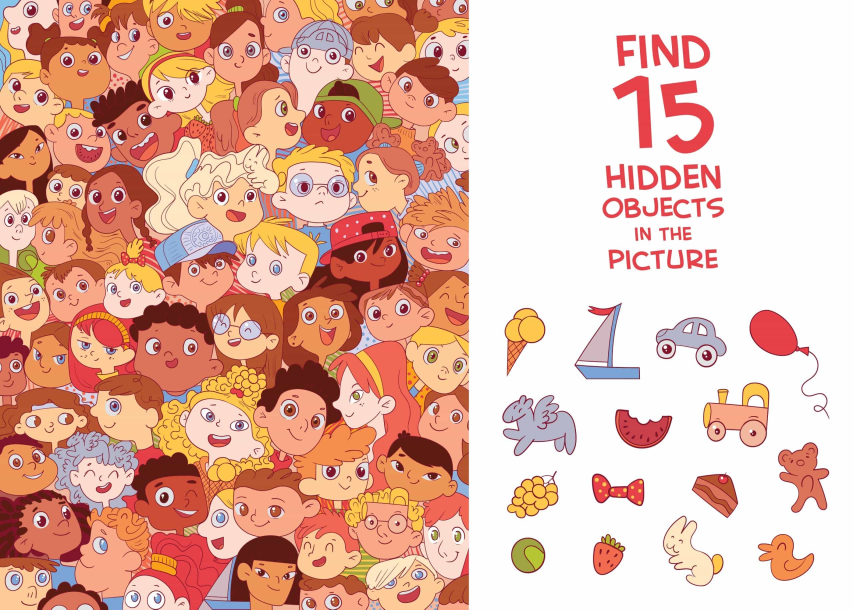
#> input picture finding.jpg, 2560 x 1829 px (shown at 1/3 size)
$ jupyter execute main.ipynb
#> lines starting #> are read from the running program, lines starting #| are printed output that depends on the picture; after the words box and inside, x2 and y2 are one past the last pixel; in counts of white or black regions, pixels touching at a corner belong together
[cell 1]
import cv2
import os
import matplotlib.pyplot as plt
import numpy as np

[cell 2]
img = cv2.imread("finding.jpg")
#> img is the input picture: shape (1829, 2560, 3); mean B, G, R 165.3, 181.6, 227.1
img = cv2.cvtColor(img, cv2.COLOR_BGR2RGB)
plt.imshow(img)

[cell 3]
height, width, _ = img.shape

split_ratio = 0.55 # Thử nghiệm các giá trị [0.45, 0.50, 0.55, 0.60]
split_point = int(width * split_ratio)

img_origin = img[:, :split_point]
template = img[:, split_point:]
plt.imshow(img_origin)

[cell 4]
plt.imshow(template)

[cell 5]
img_gray = cv2.cvtColor(img_origin, cv2.COLOR_BGR2GRAY)
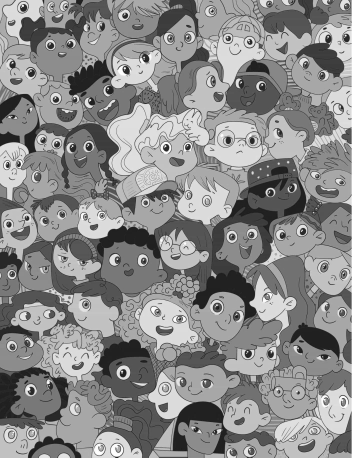
#> img_gray: shape (1829, 1408) (shown at 1/4 size); min 5, max 255, mean 138.7
img_blurred = cv2.GaussianBlur(img_gray, (5, 5), 0)

template_gray = cv2.cvtColor(template, cv2.COLOR_BGR2GRAY)
template_blurred = cv2.GaussianBlur(template_gray, (5, 5), 0)

[cell 6]
img_edges = cv2.Canny(img_blurred, 100, 200)
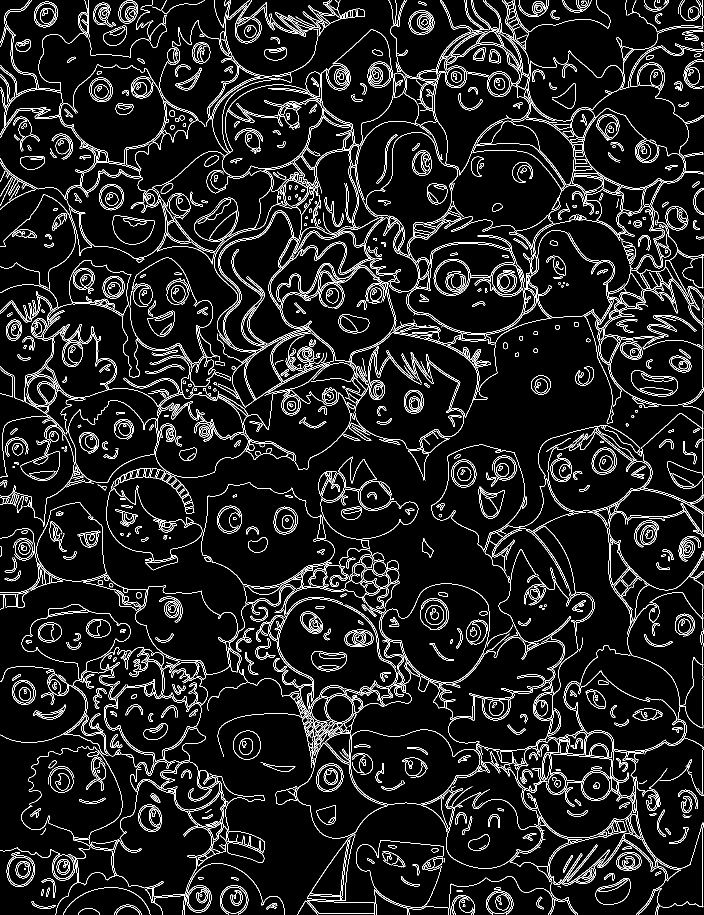
#> img_edges: shape (1829, 1408) (shown at 1/2 size); 8% white in thin lines or dots
plt.imshow(img_edges, cmap = 'gray')

[cell 7]
template_edges = cv2.Canny(template_blurred, 100, 200)
#> template_edges: shape (1829, 1152); 1.9% white in thin lines or dots, all inside (x1, y1, x2, y2) = (99, 103, 1081, 1760)
plt.imshow(template_edges, cmap = 'gray')

[cell 8]
main_path = "analyst/main_img.jpg"
template_path = "analyst/template_img.jpg"

cv2.imwrite(main_path, img_origin)
cv2.imwrite(template_path, template)
#> Out = True

[cell 9]
image_path = "analyst/template_img.jpg"
image = cv2.imread(image_path)
output = image.copy()
gray = cv2.cvtColor(image, cv2.COLOR_BGR2GRAY)

_, thresh = cv2.threshold(gray, 200, 255, cv2.THRESH_BINARY_INV)
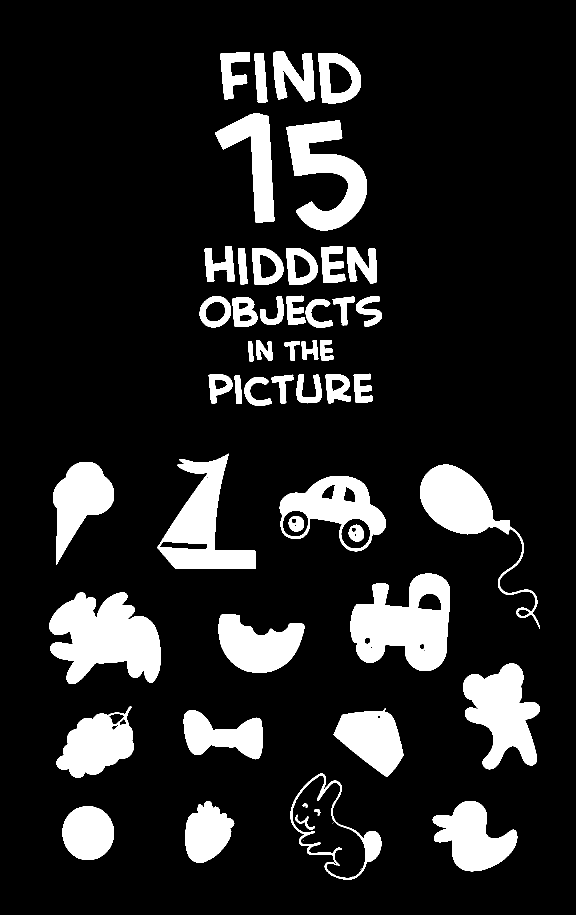
#> thresh: shape (1829, 1152) (shown at 1/2 size); 14.1% white; 59 white regions (8 under 20 px)

plt.imshow(thresh, cmap='gray')

[cell 10]
contours, _ = cv2.findContours(thresh, cv2.RETR_EXTERNAL, cv2.CHAIN_APPROX_SIMPLE)
#> contours = 46 contours; largest, box (x1, y1, x2, y2) and area: (99, 1185, 322, 1368) 26604, (701, 1147, 900, 1342) 25972, (315, 907, 512, 1138) 19802, (559, 952, 772, 1103) 19332, (581, 1547, 763, 1759) 19175

MIN_Y = 800

object_coords = []
for cnt in contours:
    x, y, w, h = cv2.boundingRect(cnt)
    if y > MIN_Y and w > 20 and h > 20:
        object_coords.append((x, y, w, h))

        cv2.rectangle(output, (x, y), (x + w, y + h), (0, 255, 0), 2)

        cv2.putText(output, f"({x},{y})", (x, y - 10), cv2.FONT_HERSHEY_SIMPLEX,
                    0.5, (0, 0, 255), 1, cv2.LINE_AA)
#> this loop made 46 passes
#> (x, y, w, h) on passes 1 to 8: (125, 1612, 103, 108), (865, 1602, 170, 141), (371, 1602, 98, 124), (581, 1547, 182, 212), (367, 1420, 158, 99), (667, 1416, 140, 138), (113, 1413, 155, 142), (926, 1327, 154, 212)
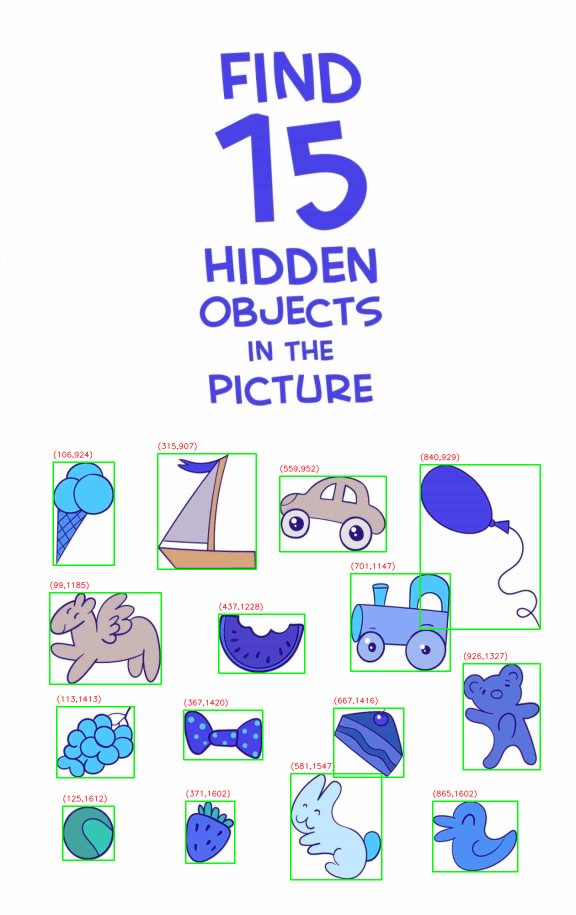
#> output: shape (1829, 1152, 3) (shown at 1/2 size); mean B, G, R 242.5, 233.4, 228.2
#> after the loop, object_coords = 15 items, first 6: (125, 1612, 103, 108), (865, 1602, 170, 141), (371, 1602, 98, 124), (581, 1547, 182, 212), (367, 1420, 158, 99), (667, 1416, 140, 138)

[cell 11]
plt.figure(figsize=(6, 6))
plt.imshow(cv2.cvtColor(output, cv2.COLOR_BGR2RGB))
plt.title("Detected objects and coordinates")
plt.axis("off")
plt.show()

[cell 12]
print("Coordinates of objects (x, y, w, h):")
for coord in object_coords:
    print(coord)
#> this loop made 15 passes
#> (printed output is left out)

[cell 13]
import os

image_path = "analyst/template_img.jpg"
image = cv2.imread(image_path)

coords = [
    (125, 1612, 103, 108),
    (865, 1602, 170, 141),
    (371, 1602, 98, 124),
    (581, 1547, 182, 212),
    (367, 1420, 158, 99),
    (667, 1416, 140, 138),
    (113, 1413, 155, 142),
    (926, 1327, 154, 212),
    (437, 1228, 172, 118),
    (99, 1185, 223, 183),
    (701, 1147, 199, 195),
    (559, 952, 213, 151),
    (840, 929, 240, 329),
    (106, 924, 122, 206),
    (315, 907, 197, 231)
]

output_dir = "extracted_objects"
os.makedirs(output_dir, exist_ok=True)

for idx, (x, y, w, h) in enumerate(coords):

    cropped = image[y:y+h, x:x+w]

    cropped_gray = cv2.cvtColor(cropped, cv2.COLOR_BGR2GRAY)

    filename = os.path.join(output_dir, f"object_{idx+1}.png")
    cv2.imwrite(filename, cropped_gray)
    print(f"Save {filename} with coordinates: (x={x}, y={y}, w={w}, h={h})")
#> this loop made 15 passes
#> pass 1, `cropped_gray = cv2.cvtColor(cropped, cv2.COLOR_BGR2GRAY)`:
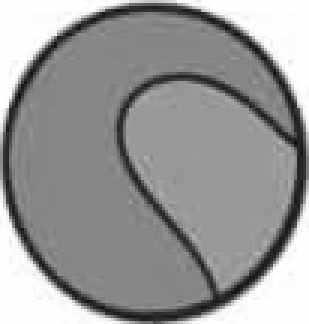
#> cropped_gray: shape (108, 103) (shown 3 times larger); min 15, max 255, mean 152.2
#> after the loop:
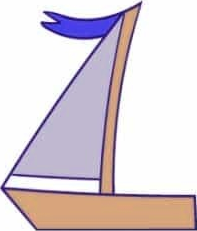
#> cropped: shape (231, 197, 3); mean B, G, R 214.4, 208.5, 219.5

[cell 14]
def template_matching(image_edges, template_edges):

    scales = np.arange(0.4, 2.0, 0.05)
    best_val = -1
    best_loc = None
    best_scale = None

    for scale in scales:
        new_w = int(template_edges.shape[1] * scale)
        new_h = int(template_edges.shape[0] * scale)

        if new_w <= 0 or new_h <= 0:
            continue

        resized_template = cv2.resize(template_edges, (new_w, new_h))

        result = cv2.matchTemplate(image_edges, resized_template, cv2.TM_CCOEFF_NORMED)
        min_val, max_val, min_loc, max_loc = cv2.minMaxLoc(result)

        if max_val > best_val:
            best_val = max_val
            best_loc = max_loc
            best_scale = scale

    return best_loc, best_scale, best_val

[cell 15]
s_img = cv2.imread("analyst/main_img.jpg")
s_img_gray = cv2.cvtColor(s_img, cv2.COLOR_BGR2GRAY)

t_img = cv2.imread("extracted_objects/object_2.png")
t_img_gray = cv2.cvtColor(t_img, cv2.COLOR_BGR2GRAY)

main_edges = cv2.Canny(s_img_gray, 100, 200)
#> main_edges: shape (1829, 1408); 9.3% white in thin lines or dots
template_edges = cv2.Canny(t_img_gray, 100, 200)
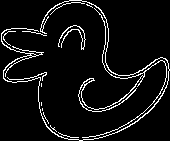
#> template_edges: shape (141, 170); 6.7% white in thin lines or dots

best_loc, best_scale, best_val = template_matching(main_edges, template_edges)
#> the loop in template_matching, `for scale in scales:` made 32 passes
#> (min_val, max_val, min_loc, best_val, best_loc) on passes 1, 7: (-0.0986, 0.174, (99, 947), 0.174, (625, 841)), (-0.0787, 0.282, (914, 568), 0.282, (323, 1525))
#> pass 1, in template_matching, `result = cv2.matchTemplate(image_edges, resized_template, cv2.TM_CCOEF..`:
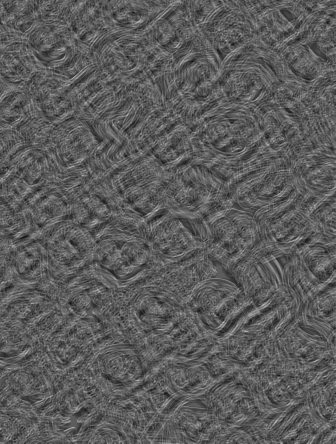
#> result: shape (1774, 1341) float32 (shown at 1/4 size); min -0.0986, max 0.174, mean -0.000207; drawn with min black and max white
#> after the loop in template_matching, `for scale in scales:`:
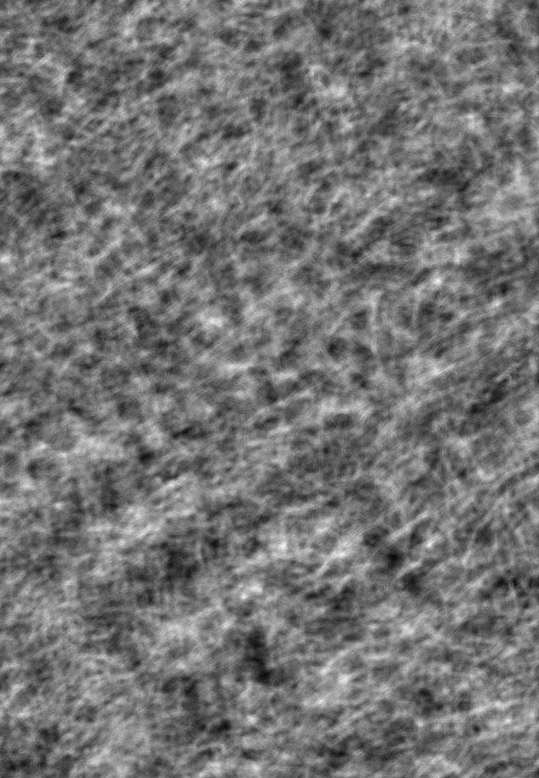
#> result: shape (1556, 1078) float32 (shown at 1/2 size); min -0.0469, max 0.0562, mean 2.89e-05; drawn with min black and max white
#> after the loop in template_matching, `for scale in scales:`: best_scale = 0.7; best_val = 0.282
#> best_loc = (323, 1525); best_scale = 0.7; best_val = 0.282

if best_loc:
    h, w = int(t_img.shape[0] * best_scale), int(t_img.shape[1] * best_scale)
#> h = 98; w = 118
    top_left = best_loc
#> top_left = (323, 1525)
    bottom_right = (top_left[0] + w, top_left[1] + h)
#> bottom_right = (441, 1623)
    cv2.rectangle(s_img, top_left, bottom_right, (255, 0, 0), 4)
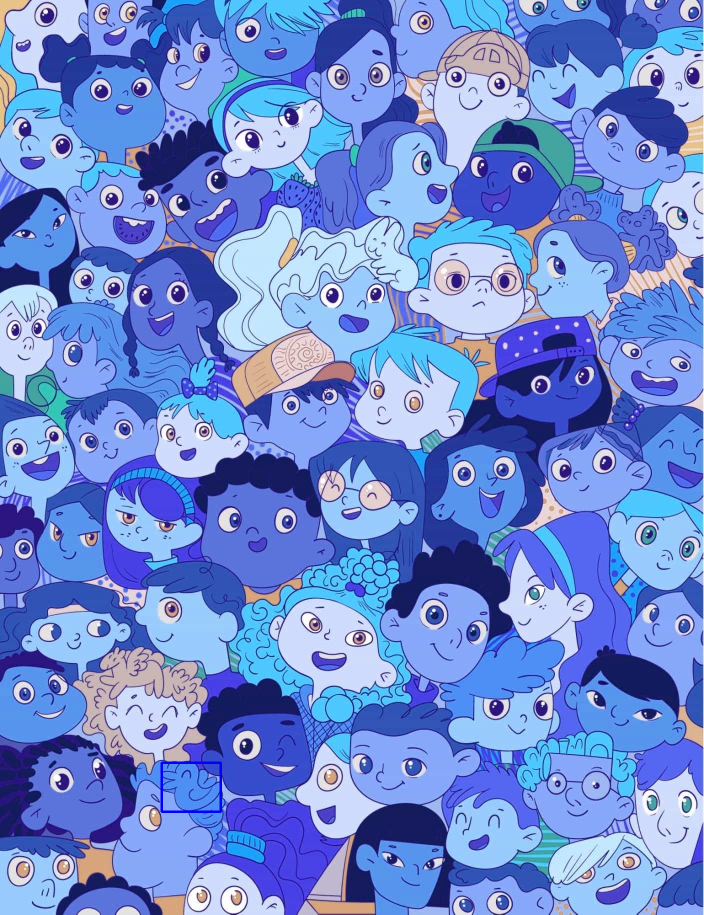
#> s_img: shape (1829, 1408, 3) (shown at 1/2 size); mean B, G, R 210.7, 138.8, 110.8

plt.figure(figsize=(6, 6))
plt.imshow(s_img)
plt.show()

$ run again, with main_image.jpg copied over finding.jpg
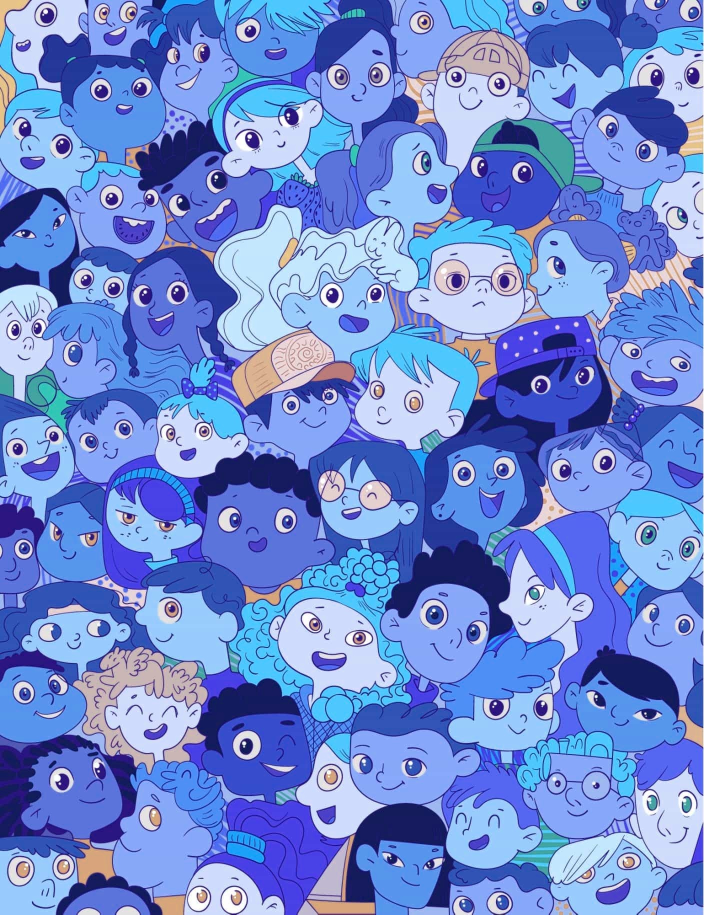
#> input picture main_image.jpg, 1408 x 1829 px (shown at 1/2 size)
#> img is the input picture: shape (1829, 1408, 3); mean B, G, R 210.7, 138.9, 110.9
#> img_edges: shape (1829, 774); 8.2% white in thin lines or dots
#> Out = True
#> thresh: shape (1829, 634); 71.2% white; 1525 black regions (1304 under 20 px)
#> contours = 536 contours, 495 with area under 20; largest, box (x1, y1, x2, y2) and area: (0, 0, 633, 1829) 997724, (416, 1755, 488, 1810) 2468, (558, 412, 602, 461) 1650, (50, 301, 90, 352) 1553, (458, 1704, 509, 1742) 1444
#> the loop `for cnt in contours:` made 536 passes
#> (x, y, w, h) on passes 1 to 3: (506, 1828, 1, 1), (375, 1818, 1, 1), (508, 1816, 1, 1)
#> after the loop `for cnt in contours:`:
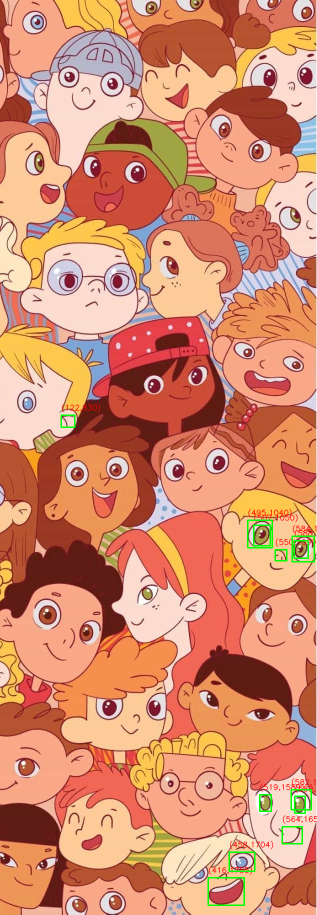
#> output: shape (1829, 634, 3) (shown at 1/2 size); mean B, G, R 109.9, 140.3, 211.3
#> after the loop `for cnt in contours:`: object_coords = [(416, 1755, 72, 55), (458, 1704, 51, 38), (564, 1653, 40, 34), (589, 1592, 21, 34), (519, 1589, 23, 33), (582, 1579, 40, 40), (550, 1099, 23, 22), (588, 1081, 28, 35), (584, 1072, 44, 51), (507, 1050, 33, 41), (495, 1040, 49, 55), (122, 830, 27, 24)]
#> the loop `for coord in object_coords:` made 12 passes
#> (printed output is left out)
#> main_edges: shape (1829, 774); 9.5% white in thin lines or dots
#> the loop in template_matching, `for scale in scales:` made 32 passes
#> (min_val, max_val, min_loc, best_val, best_loc) on passes 1, 7: (-0.0997, 0.17, (99, 947), 0.17, (625, 841)), (-0.0756, 0.281, (83, 1062), 0.281, (323, 1525))
#> after the loop in template_matching, `for scale in scales:`:
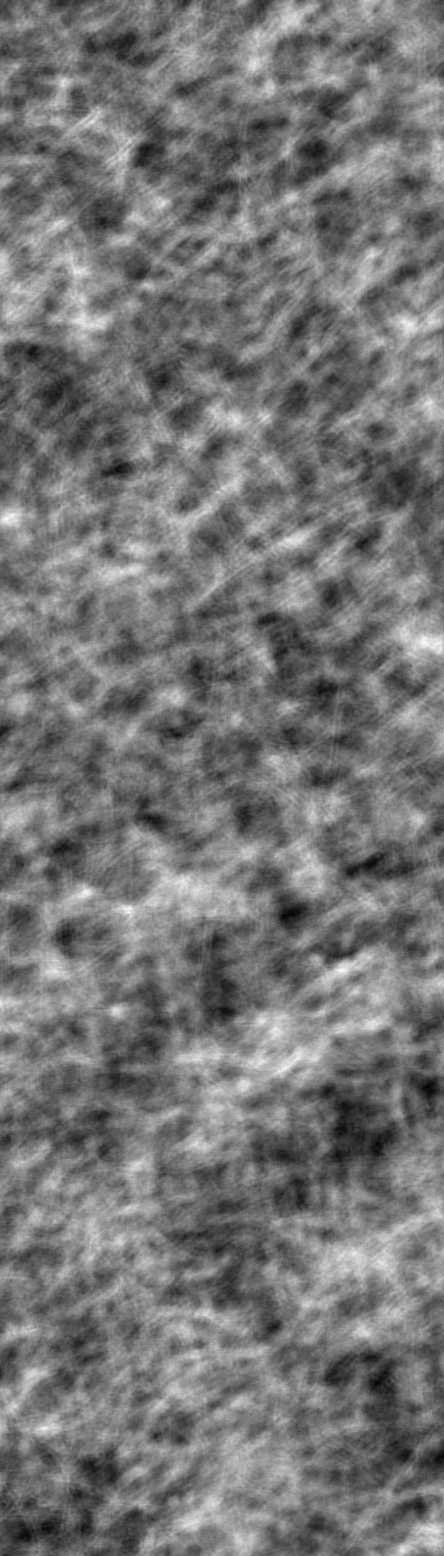
#> result: shape (1556, 444) float32; min -0.0424, max 0.0492, mean -0.000105; drawn with min black and max white
#> after the loop in template_matching, `for scale in scales:`: best_scale = 0.7; best_val = 0.281
#> `best_loc, best_scale, best_val = template_matching(main_edges, templat..`: best_loc = (323, 1525); best_scale = 0.7; best_val = 0.281
#> `h, w = int(t_img.shape[0] * best_scale), int(t_img.shape[1] * best_sca..`: h = 98; w = 118
#> top_left = (323, 1525)
#> bottom_right = (441, 1623)

$ run again, with template_image.jpg copied over finding.jpg
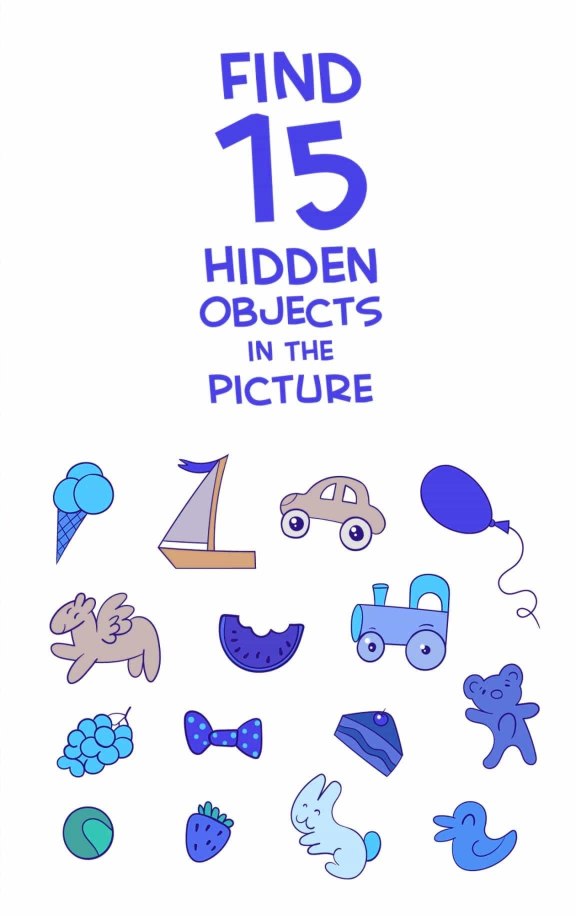
#> input picture template_image.jpg, 1152 x 1829 px (shown at 1/2 size)
#> img is the input picture: shape (1829, 1152, 3); mean B, G, R 246.6, 233.7, 231.7
#> img_edges: shape (1829, 633); 2% white in thin lines or dots, all inside (x1, y1, x2, y2) = (99, 103, 633, 1726)
#> Out = True
#> thresh: shape (1829, 519); 12.9% white; 74 white regions (48 under 20 px)
#> contours = 27 contours, 3 with area under 20; largest, box (x1, y1, x2, y2) and area: (68, 1147, 267, 1342) 25923, (293, 1327, 447, 1539) 18265, (207, 929, 447, 1258) 16544, (0, 952, 139, 1103) 13532, (232, 1602, 402, 1743) 13209
#> the loop `for cnt in contours:` made 27 passes
#> (x, y, w, h) on passes 1 to 8: (71, 1752, 1, 1), (0, 1695, 51, 37), (0, 1685, 8, 6), (32, 1647, 1, 1), (0, 1618, 7, 13), (232, 1602, 170, 141), (0, 1547, 130, 212), (34, 1416, 140, 138)
#> after the loop `for cnt in contours:`: object_coords = [(0, 1695, 51, 37), (232, 1602, 170, 141), (0, 1547, 130, 212), (34, 1416, 140, 138), (293, 1327, 154, 212), (68, 1147, 199, 195), (0, 952, 139, 151), (207, 929, 240, 329)]
#> the loop `for coord in object_coords:` made 8 passes
#> (printed output is left out)
#> main_edges: shape (1829, 633); 2.1% white in thin lines or dots, all inside (x1, y1, x2, y2) = (99, 103, 633, 1725)
#> the loop in template_matching, `for scale in scales:` made 32 passes
#> (min_val, max_val, min_loc, best_val, best_loc) on pass 1: (-0.0842, 0.176, (130, 1217), 0.176, (463, 1198))
#> after the loop in template_matching, `for scale in scales:`:
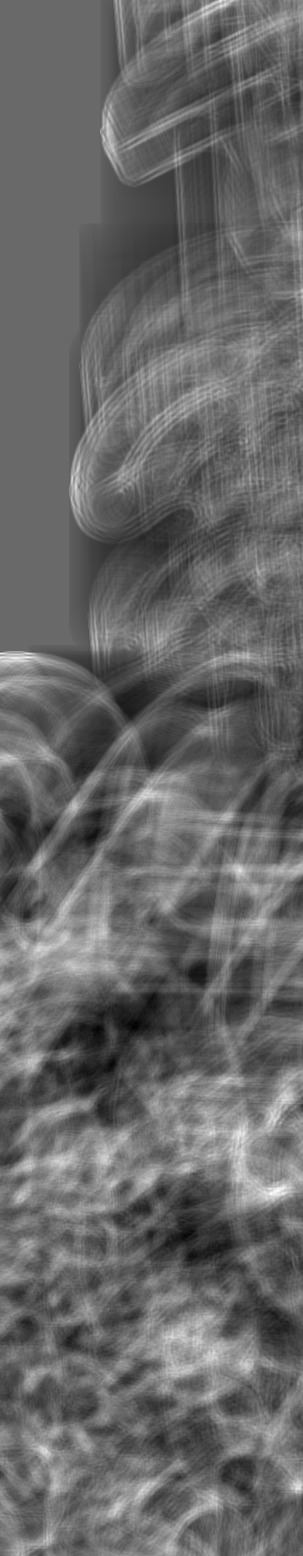
#> result: shape (1556, 303) float32; min -0.0457, max 0.0646, mean -0.000731; drawn with min black and max white
#> after the loop in template_matching, `for scale in scales:`: best_scale = 0.4; best_val = 0.176
#> `best_loc, best_scale, best_val = template_matching(main_edges, templat..`: best_loc = (463, 1198); best_scale = 0.4; best_val = 0.176
#> `h, w = int(t_img.shape[0] * best_scale), int(t_img.shape[1] * best_sca..`: h = 56; w = 68
#> top_left = (463, 1198)
#> bottom_right = (531, 1254)
